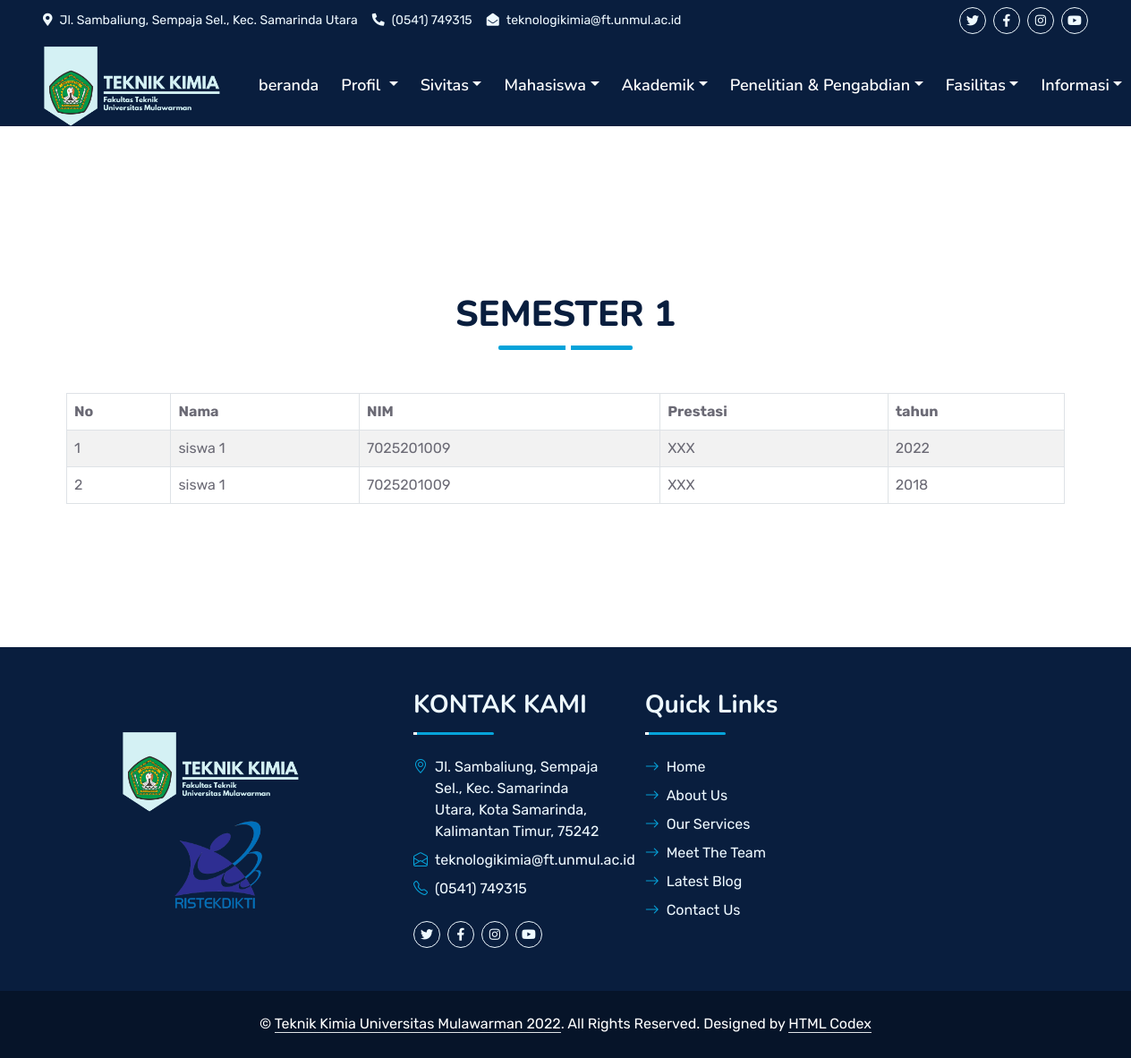
The page /prestasi_mhs on the database its author committed.
### website/models.py (models this page shows, shortened)
class prestasi_mhs(models.Model):
    year_dropdown = []
    for y in range(2011, (datetime.datetime.now().year + 1)):
        year_dropdown.append((y, y))
    tahun = models.IntegerField(
        ('tahun'), choices=year_dropdown, default=datetime.datetime.now().year)
    nama = models.CharField(max_length=50)
    nim = models.CharField(max_length=50)
    lomba = models.CharField(max_length=100)
    created_at = models.DateTimeField(auto_now_add=True)
    updated_at = models.DateTimeField(auto_now=True)
    class Meta:
        verbose_name_plural = "Prestasi Mahasiswa"

### website/views.py (the view)
# urls.py: path('prestasi_mhs', views.prestasi_mhs, name='prestasi_mhs'),
def prestasi_mhs(request):
    try:
        prestasi_mhss = models.prestasi_mhs.objects.all().order_by('created_at')
    except models.Lembaga_mhs.DoesNotExist:
        prestasi_mhss = None
    context = {
        'rows': prestasi_mhss,
    }
    return render(request, 'website/prestasi_mhs.html', context)

### templates/website/prestasi_mhs.html (shortened to what this page needs)
{% extends 'website/base1.html' %}
{% load static %}
{% block body %}
    <div class="container-fluid py-5 wow fadeInUp" data-wow-delay="0.1s">
        <div class="container py-5">
            <div class="section-title text-center position-relative pb-3 mb-5 mx-auto" style="max-width: 600px;">
                <h1 class="mb-0">SEMESTER 1</h1>
            </div>
            <div class="row g-5">
                                        <div class="table-responsive">
                                            <table id="example" class="table table-striped table-bordered">
                                    <thead>
                                        <tr>
                                            <th>No</th>
                                            <th>Nama</th>
                                            <th>NIM</th>
                                            <th>Prestasi</th>
                                            <th>tahun</th>
                                        </tr>
                                    </thead>
                                    <tbody>
                                        {% for row in rows %}
                                            <tr>
                                                <td>{{ forloop.counter }}</td>
                                                <td>{{ row.nama }}</td>
                                                <td>{{ row.nim }}</td>
                                                <td>{{ row.lomba }}</td>
                                                <td>{{ row.tahun }}</td>
                                            </tr>
                                        {% endfor %}
                                    </tbody>
                                </table>
                                </div>
                </div>
            </div>
        </div>
{% endblock %}

### static/css/style.css (style rules this page uses)
:root { --primary: #06A3DA; --secondary: #34AD54; --light: #EEF9FF; --dark: #091E3E; }
h1, h2, .fw-bold { font-weight: 800 !important; }
.section-title::before { position: absolute; content: ""; width: 150px; height: 5px; left: 0; bottom: 0; background: var(--primary); border-radius: 2px; }
.section-title.text-center::before { left: 50%; margin-left: -75px; }
.section-title::after { position: absolute; content: ""; width: 6px; height: 5px; bottom: 0px; background: #FFFFFF; -webkit-animation: section-title-run 5s infinite linear; animation: section-title-run 5s infinite linear; }
.section-title.text-center::after { -webkit-animation: section-title-run-center 5s infinite linear; animation: section-title-run-center 5s infinite linear; }

### rows shown on the page
prestasi_mhs: nama "siswa 1", nim "7025201009", lomba "XXX", tahun "2022"
prestasi_mhs: nama "siswa 1", nim "7025201009", lomba "XXX", tahun "2018"
